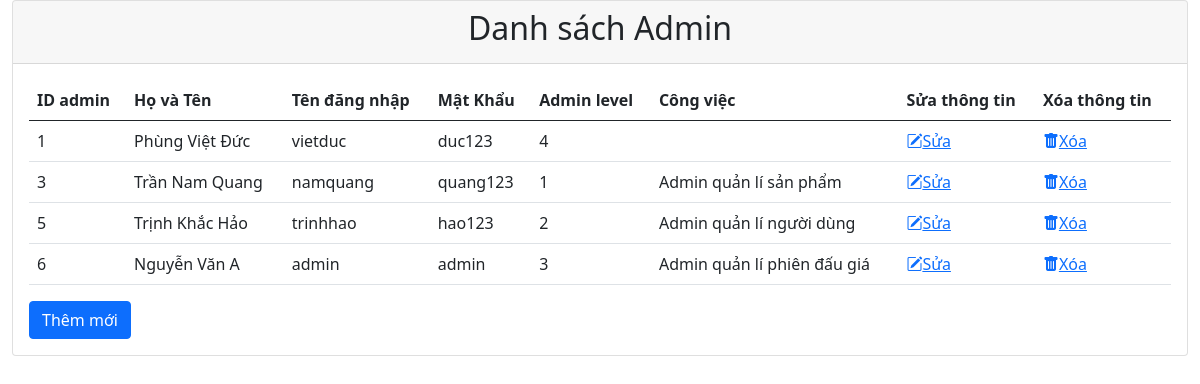
The app's page /manage-admin/index.php with its own data.
### tables this page shows
CREATE TABLE `qlytaikhoanadmin` (
  `idad` int(11) NOT NULL,
  `HoTen` varchar(99) NOT NULL,
  `TenDangNhap` text NOT NULL,
  `MatKhau` text NOT NULL,
  `adminlv` int(11) NOT NULL,
  `Work` text NOT NULL
);

### manage-admin/index.php (the view, shortened to what this page needs)
<!doctype html>
<html lang="en">
<head>
    <link href="https://cdn.jsdelivr.net/npm/bootstrap@5.0.2/dist/css/bootstrap.min.css" rel="stylesheet">
    <link rel="stylesheet" href="https://cdn.jsdelivr.net/npm/bootstrap-icons@1.6.0/font/bootstrap-icons.css">
    <link rel="stylesheet" href="../css/style.css">
</head>
<body>
    <div class="container-fluid">
        <div class="card">
            <div class="card-header">
                <h2>Danh sách Admin</h2>
            </div>
            <div class="card-body">
                <table class="table">
                    <thead class="thead-dark">
                        <tr>
                            <th>ID admin</th>
                            <th>Họ và Tên</th>
                            <th>Tên đăng nhập</th>
                            <th>Mật Khẩu</th>
                            <th>Admin level</th>
                            <th>Công việc</th>
                            <th>Sửa thông tin</th>
                            <th>Xóa thông tin</th>
                        </tr>
                    </thead>
                    <tbody>
                        <?php
                        $sql = "SELECT * FROM qlytaikhoanadmin";
                        $result = mysqli_query($conn, $sql);
                        if (mysqli_num_rows($result) > 0) {
                            while ($row = mysqli_fetch_assoc($result)) {
                                echo '<tr>';
                                echo '<td >' . $row["idad"] . '</td>';
                                echo '<td>' . $row["HoTen"] . '</td>';
                                echo '<td>' . $row["TenDangNhap"] . '</td>';
                                echo '<td>' . $row["MatKhau"] . '</td>';
                                echo '<td>' . $row["adminlv"] . '</td>';
                                echo '<td>' . $row["Work"] . '</td>';
                                echo '<td><a href="update-admin.php?id=' . $row["idad"] . '" ><i class="bi bi-pencil-square"></i>Sửa</a></td>';
                                echo '<td><a href="delete-admin.php?id=' . $row["idad"] . '" ><i class="bi bi-trash-fill"></i>Xóa</a></td>';
                                echo '</tr>';
                            }
                        } else {
                            echo "0 results";
                        }
                        ?>
                    </tbody>
                </table>
                <a class="btn btn-primary" href="add-admin.php">Thêm mới</a>
            </div>
        </div>
    </div>
</body>
</html>

### css/style.css (style rules this page uses)
.card-header { text-align: center; }

### records on screen
qlytaikhoanadmin: idad "1", HoTen "Phùng Việt Đức", TenDangNhap "vietduc", MatKhau "duc123", adminlv "4"
qlytaikhoanadmin: idad "3", HoTen "Trần Nam Quang", TenDangNhap "namquang", MatKhau "quang123", adminlv "1", Work "Admin quản lí sản phẩm"
qlytaikhoanadmin: idad "5", HoTen "Trịnh Khắc Hảo", TenDangNhap "trinhhao", MatKhau "hao123", adminlv "2", Work "Admin quản lí người dùng"
qlytaikhoanadmin: idad "6", HoTen "Nguyễn Văn A", TenDangNhap "admin", MatKhau "admin", adminlv "3", Work "Admin quản lí phiên đấu giá"
